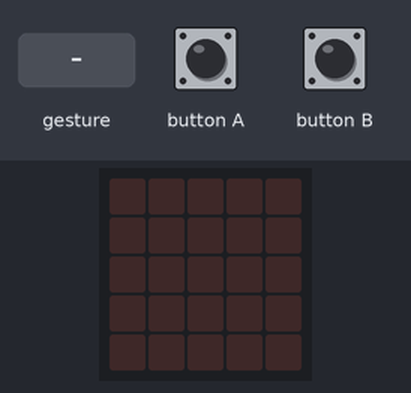
This program was run on a simulated BBC micro:bit (MakeCode). Shown: the board's 5×5 LED display. Inputs (shaded band) come from the test bench. Random numbers come from a fixed seed; a tilt is held for 1.5 s and a shake lasts 1 s, then the board lies face up again.

Above: at 1.2 s.
1.3 s: gesture 'shake'
At 3.9 s:
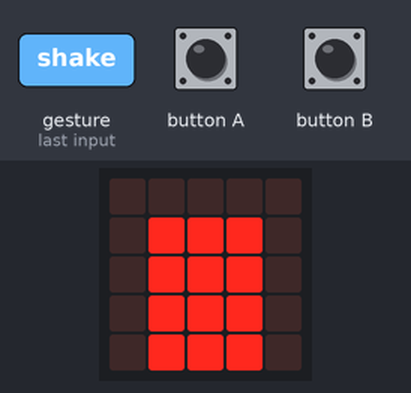
4.2 s: button A pressed for 0.15 s
At 5.6 s:
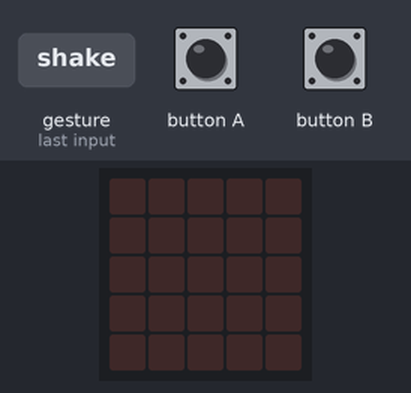
5.9 s: gesture 'shake'
At 8.5 s:
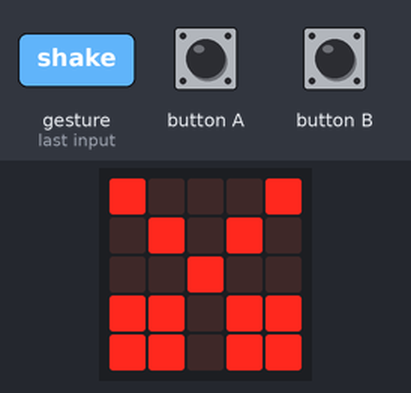
8.8 s: button B pressed for 0.15 s
At 10.4 s:
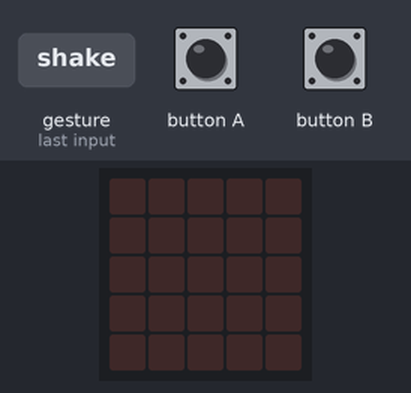
Timing chart, 0 to 11.5 s (numbered marks = the images above; inputs shaded):
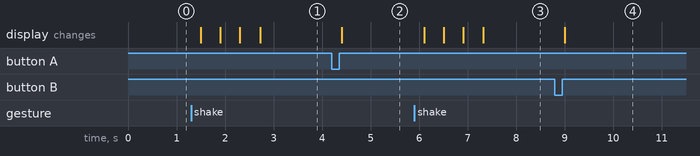

The program:

main.ts
```typescript
input.onButtonPressed(Button.A, function () {
    valami = 0
})
input.onGesture(Gesture.Shake, function () {
    valami = 4
    basic.pause(1000)
    valami = randint(1, 3)
})
input.onButtonPressed(Button.B, function () {
    valami = 0
})
let valami = 0
valami = 0
basic.forever(function () {
    if (valami == 0) {
        basic.clearScreen()
    }
    if (valami == 1) {
        basic.showLeds(`
            . . . . .
            . # # # .
            . # # # .
            . # # # .
            . # # # .
            `)
    }
    if (valami == 2) {
        basic.showLeds(`
            . . # . .
            . # # # .
            # # # # #
            . # # # .
            . . # . .
            `)
    }
    if (valami == 3) {
        basic.showLeds(`
            # . . . #
            . # . # .
            . . # . .
            # # . # #
            # # . # #
            `)
    }
    if (valami == 4) {
        basic.showLeds(`
            . . . . .
            . . . . .
            # . . . .
            . . . . .
            . . . . .
            `)
        basic.showLeds(`
            . . . . .
            . . . . .
            . . # . .
            . . . . .
            . . . . .
            `)
        basic.showLeds(`
            . . . . .
            . . . . .
            . . . . #
            . . . . .
            . . . . .
            `)
    }
})
```

test.ts
```typescript
// ide kerülnek a tesztek; a rendszer ezt nem kompilálja, ha a csomagot bővítményként használják.
```

Measured:
- after the input at 1.3 s, the display: first changes after 0.20 s (image 1 shows a later state)
- after the input at 4.2 s, the display: changes after 0.20 s (image 2)
- after the input at 5.9 s, the display: first changes after 0.21 s (image 3 shows a later state)
- after the input at 8.8 s, the display: changes after 0.21 s (image 4)
